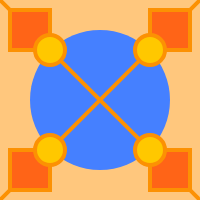
Frame 1 (no input)
Frame 2 (the mouse pressed at the canvas centre, redrawn once): identical to frame 1, image omitted

The p5.js sketch that drew this single still picture (run headless with seeded random() and noise() and a simulated clock; the mouse was pressed at the canvas centre and the sketch redrawn once):

// p5.js sketch
// ── sketch.js
function setup() {
  createCanvas(200 , 200);
  noLoop();
}

function drawTile() {
  // main square
  stroke(0);
  strokeWeight(0);
  fill(255, 199, 125);
  rect(0, 0, 200, 200);

  // big circle
  strokeWeight(0);
  fill(69, 128, 255);
  ellipse(100, 100, 140);

  // lines
  strokeWeight(4);
  stroke(252, 145, 3);
  line(0, 0, 200, 200);
  line(200, 0, 0, 200);

  // small squares
  fill(255, 100, 23); 
  rect(10, 10, 40, 40); // top left 
  rect(150, 10, 40, 40); // top right
  rect(10, 150, 40, 40); // bottom left
  rect(150, 150, 40, 40); // bottom right 

  // small circles
  fill(255, 200, 0);
  ellipse(50, 50, 30); // top left 
  ellipse(150, 50, 30); // top right 
  ellipse(50, 150, 30); // bottom left 
  ellipse(150, 150, 30); // bottom right 

}

function draw() {
  drawTile();
}
